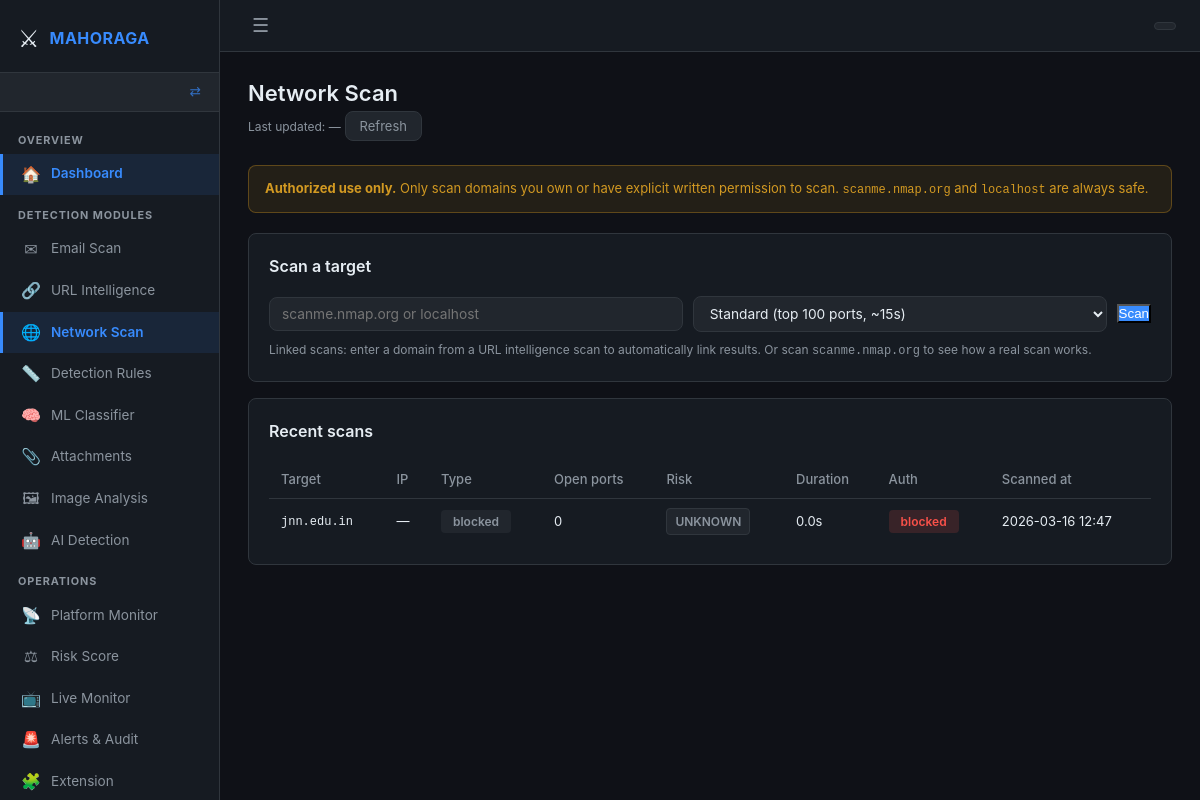
/network/scan, run on an earlier commit of the app's database.
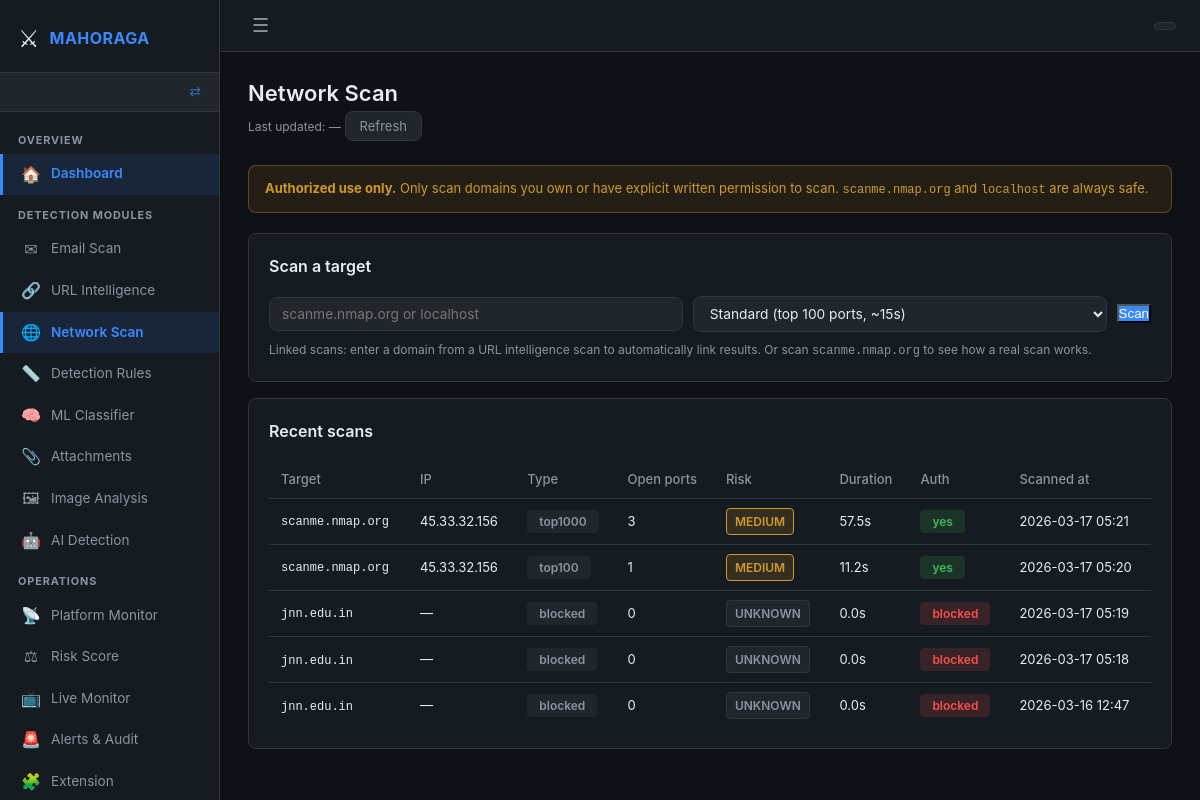
And on a later commit of the database.
### backend/app/models.py (models this page shows)
class NetworkScan(db.Model):
    __tablename__ = "network_scans"
    id               = db.Column(db.Integer, primary_key=True)
    url_scan_id      = db.Column(db.Integer, db.ForeignKey("url_scans.id"),   nullable=True)
    email_scan_id    = db.Column(db.Integer, db.ForeignKey("email_scans.id"), nullable=True)
    target           = db.Column(db.String(255))   # domain or IP that was scanned
    ip_resolved      = db.Column(db.String(60))    # IP the domain resolved to
    scan_type        = db.Column(db.String(50))    # quick / top100 / top1000 / full
    nmap_version     = db.Column(db.String(50))
    os_guess         = db.Column(db.String(255))   # OS fingerprint if available
    total_open_ports = db.Column(db.Integer, default=0)
    risk_level       = db.Column(db.String(20))    # LOW / MEDIUM / HIGH / CRITICAL
    risk_flags       = db.Column(db.Text)          # JSON list of flag strings
    raw_nmap_output  = db.Column(db.Text)          # truncated nmap result dict
    scan_duration_s  = db.Column(db.Float)
    authorized       = db.Column(db.Boolean, default=False)
    scanned_at       = db.Column(db.DateTime, default=datetime.utcnow)
    ports = db.relationship(
        "PortResult",
        backref="scan",
        lazy=True,
        cascade="all, delete-orphan"
    )

### backend/app/routes/network_scan.py (the view)
@network_scan_bp.route("/network/scan", methods=["GET"])
def network_scan_page():
    recent = (
        NetworkScan.query
        .order_by(NetworkScan.scanned_at.desc())
        .limit(15)
        .all()
    )
    return render_template("network_scan.html", recent_scans=recent)

### backend/app/routes/dashboard.py (called while the page is built, shortened)
def get_current_role() -> str:
    return session.get("role", "")

def get_sidebar_config():
    role = get_current_role()
    cfg  = ROLES.get(role, {})
    all_items = _all_sidebar_items()
    if cfg.get("allowed_prefixes") is None:
        return all_items   # admin sees everything

### frontend/templates/network_scan.html (shortened to what this page needs)
{% extends "base.html" %}
{% block content %}
<div class="page-header">
  <h1>Network Scan</h1>
  <span class="last-updated">Last updated: <span id="update-time">—</span></span>
  <button class="btn-refresh" onclick="refreshHistory()">Refresh</button>
</div>
<div class="ethics-banner">
  <strong>Authorized use only.</strong>
  Only scan domains you own or have explicit written permission to scan.
  <code>scanme.nmap.org</code> and <code>localhost</code> are always safe.
</div>
<div class="card">
  <h2>Scan a target</h2>
  <div class="scan-form-row">
    <input type="text" id="target-input"
           placeholder="scanme.nmap.org or localhost"
           onkeydown="if(event.key==='Enter') initiateScan()">
    <select id="scan-type-select">
      <option value="top100" selected>Standard (top 100 ports, ~15s)</option>
    </select>
    <button class="btn-primary" onclick="initiateScan()">Scan</button>
  </div>
  <p class="hint">
    Linked scans: enter a domain from a URL intelligence scan to
    automatically link results. Or scan <code>scanme.nmap.org</code>
    to see how a real scan works.
  </p>
</div>
<div class="card">
  <h2>Recent scans</h2>
  <table class="data-table">
    <thead>
      <tr>
        <th>Target</th><th>IP</th><th>Type</th>
        <th>Open ports</th><th>Risk</th><th>Duration</th>
        <th>Auth</th><th>Scanned at</th>
      </tr>
    </thead>
    <tbody id="history-table-body">
      {% for s in recent_scans %}
      <tr>
        <td><code>{{ s.target }}</code></td>
        <td>{{ s.ip_resolved or '—' }}</td>
        <td><span class="auth-pill auth-none">{{ s.scan_type }}</span></td>
        <td>{{ s.total_open_ports }}</td>
        <td>
          <span class="label-badge label-{{
            'safe' if s.risk_level == 'LOW' else
            'suspicious' if s.risk_level in ('MEDIUM','HIGH') else
            'malicious' if s.risk_level == 'CRITICAL' else 'unknown'
          }}">{{ s.risk_level }}</span>
        </td>
        <td>{{ '%.1f'|format(s.scan_duration_s or 0) }}s</td>
        <td>
          {% if s.authorized %}
            <span class="auth-pill auth-pass">yes</span>
          {% else %}
            <span class="auth-pill auth-fail">blocked</span>
          {% endif %}
        </td>
        <td>{{ s.scanned_at.strftime('%Y-%m-%d %H:%M') if s.scanned_at else '—' }}</td>
      </tr>
      {% else %}
      <tr><td colspan="8" class="empty-state">No network scans yet</td></tr>
      {% endfor %}
    </tbody>
  </table>
</div>
{% endblock %}

### frontend/templates/base.html (shortened to what this page needs)
<!DOCTYPE html>
<html lang="en">
<head>
  <link rel="stylesheet" href="/static/css/main.css">
</head>
<body>
<aside class="sidebar" id="sidebar">
  <div class="sidebar-brand">
    <span class="sidebar-logo">⚔</span>
    <span class="sidebar-title">MAHORAGA</span>
  </div>
  <div class="sidebar-role-badge">
    <a href="/role/clear" class="sidebar-role-switch" title="Switch role">⇄</a>
  </div>
  <nav class="sidebar-nav">
    {% for section in sidebar %}
    <div class="sidebar-section-label">{{ section.section }}</div>
    {% for item in section['items'] %}
    <a href="{{ item.url }}"
       class="sidebar-link {% if request.path == item.url or request.path.startswith(item.url.rstrip('/') + '/') %}active{% endif %}">
      <span class="sidebar-link-icon">{{ item.icon }}</span>
      <span class="sidebar-link-label">{{ item.label }}</span>
    </a>
    {% endfor %}
    {% endfor %}
  </nav>
</aside>
<main class="main-content" id="mainContent">
  <header class="topbar">
    <button class="topbar-toggle" id="sidebarToggle" onclick="toggleSidebar()">☰</button>
    <div class="topbar-right">
      <span class="topbar-role">
      </span>
    </div>
  </header>
  <div class="content-area">
    {% block content %}{% endblock %}
  </div>
</main>
</body>
</html>

What changed in the data, as far as the page shows it:
added NetworkScan: target "scanme.nmap.org", ip_resolved "45.33.32.156", scan_type "top1000", total_open_ports "3", risk_level "MEDIUM", scan_duration_s "57.5", authorized "yes", scanned_at "2026-03-17 05:21"
added NetworkScan: target "scanme.nmap.org", ip_resolved "45.33.32.156", scan_type "top100", total_open_ports "1", risk_level "MEDIUM", scan_duration_s "11.2", authorized "yes", scanned_at "2026-03-17 05:20"
added NetworkScan: target "jnn.edu.in", ip_resolved "—", scan_type "blocked", total_open_ports "0", risk_level "UNKNOWN", scan_duration_s "0.0", authorized "blocked", scanned_at "2026-03-17 05:19"
added NetworkScan: target "jnn.edu.in", ip_resolved "—", scan_type "blocked", total_open_ports "0", risk_level "UNKNOWN", scan_duration_s "0.0", authorized "blocked", scanned_at "2026-03-17 05:18"
